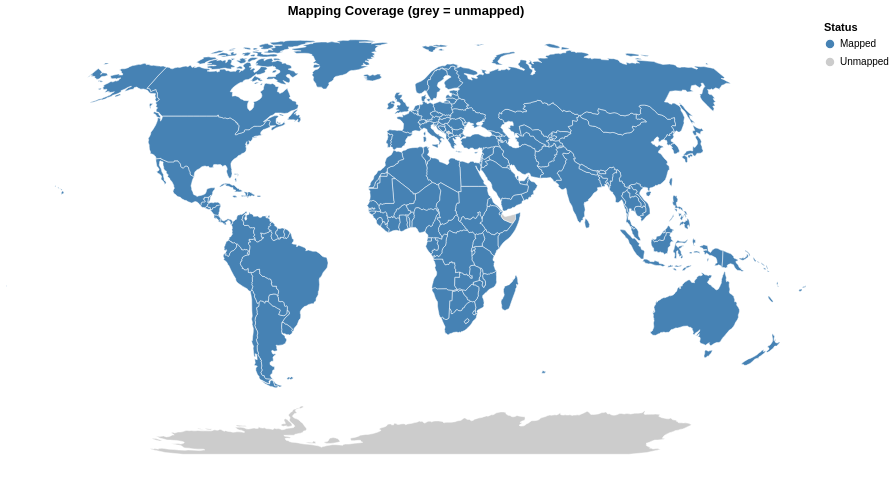

Notebook cell for this chart:
### Markdown cell above
## 4. Coverage gaps

Countries in the world map that have no UN region assignment (unmapped).

### Code cell
@vlplot(
    width=800, height=450,
    title="Mapping Coverage (grey = unmapped)",
    projection={type=:naturalEarth1},
) +
@vlplot(
    mark={type=:geoshape, stroke=:white, strokeWidth=0.5},
    data={values=world, format={type=:topojson, feature=:countries}},
    transform=[
        {
            lookup=:id,
            from={
                data=geo,
                key=:ident_ccode,
                fields=["un_region_name"]
            }
        },
        {calculate="datum.un_region_name == null ? 'Unmapped' : 'Mapped'", as=:status}
    ],
    color={
        field=:status,
        type=:nominal,
        title="Status",
        scale={domain=["Mapped", "Unmapped"], range=["steelblue", "#ccc"]}
    }
)

### Figure 1 — Vega specification as saved in the notebook (floating-point values rounded to 4 significant figures; data arrays with more than 128 entries replaced by an {"elided": "..."} marker saying what was removed)
{"$schema": "https://vega.github.io/schema/vega/v5.json", "background": "white", "data": [{"format": {"feature": "countries", "type": "topojson"}, "name": "source_0", "values": {"arcs": {"elided": "985 rows, 19170 int values in total"}, "objects": {"countries": {"geometries": [{"arcs": [[499, 500, 501, 502, 503, 504]], "id": 4, "type": "Polygon"}, {"arcs": [[[505, 506, 352, 507]], [[354, 508, 509]]], "id": 24, "type": "MultiPolygon"}, {"arcs": [[510, 511, 414, 512, 513, 514]], "id": 8, "type": "Polygon"}, {"arcs": [[312, 515, 314, 516, 517]], "id": 784, "type": "Polygon"}, {"arcs": [[[518, 11]], [[519, 520, 521, 166, 522, 168, 523, 524]]], "id": 32, "type": "MultiPolygon"}, {"arcs": [[525, 526, 527, 528, 529]], "id": 51, "type": "Polygon"}, {"arcs": [[[0]], [[1]], [[2]], [[3]], [[4]], [[5]], [[6]], [[530, 531]]], "id": 10, "type": "MultiPolygon"}, {"arcs": [[13]], "id": 260, "type": "Polygon"}, {"arcs": [[[14]], [[24]]], "id": 36, "type": "MultiPolygon"}, {"arcs": [[532, 533, 534, 535, 536, 537, 538]], "id": 40, "type": "Polygon"}, {"arcs": [[[539, -528]], [[484, 540, 479, 541, -526, 542, 543]]], "id": 31, "type": "MultiPolygon"}, {"arcs": [[544, 545, 546]], "id": 108, "type": "Polygon"}, {"arcs": [[547, 548, 549, 550, 437]], "id": 56, "type": "Polygon"}, {"arcs": [[551, 552, 553, 554, 366]], "id": 204, "type": "Polygon"}, {"arcs": [[555, 556, 557, -553, 558, 559]], "id": 854, "type": "Polygon"}, {"arcs": [[560, 561, 289, 562]], "id": 50, "type": "Polygon"}, {"arcs": [[563, 404, 564, 565, 566, 567]], "id": 100, "type": "Polygon"}, {"arcs": [[[71]], [[73]], [[74]]], "id": 44, "type": "MultiPolygon"}, {"arcs": [[568, 569, 570]], "id": 70, "type": "Polygon"}, {"arcs": [[571, 572, 573, 574, 575]], "id": 112, "type": "Polygon"}, {"arcs": [[576, 145, 577]], "id": 84, "type": "Polygon"}, {"arcs": [[578, 579, 580, 581, -525]], "id": 68, "type": "Polygon"}, {"arcs": [[-521, 582, -581, 583, 584, 585, 586, 587, 588, 164, 589]], "id": 76, "type": "Polygon"}, {"arcs": [[48, 590]], "id": 96, "type": "Polygon"}, {"arcs": [[591, 592]], "id": 64, "type": "Polygon"}, {"arcs": [[593, 594, 595, 596]], "id": 72, "type": "Polygon"}, {"arcs": [[597, 598, 599, 600, 601, 602, 603]], "id": 140, "type": "Polygon"}, {"arcs": [[[84]], [[85]], [[86]], [[87]], [[88]], [[96]], [[97]], [[99]], [[101]], [[103]], [[604, 107, 605, 109, 606, 111, 607, 113, 608, 115, 609, 117, 610, 199, 611, 201, 612, 215, 613, 217, 614, 219, 615, 221]], [[616, 223]], [[224]], [[225]], [[226]], [[227]], [[229]], [[230, 617, 232, 618]], [[235]], [[237]], [[238]], [[240]], [[241]], [[485]], [[486]], [[488]], [[489]], [[490]], [[496]], [[497]]], "id": 124, "type": "MultiPolygon"}, {"arcs": [[-536, 619, 620, 621]], "id": 756, "type": "Polygon"}, {"arcs": [[[-519, 622, 623, 624]], [[-524, 169, 625, 171, 626, -579]]], "id": 152, "type": "MultiPolygon"}, {"arcs": [[[64]], [[627, 274, 628, 276, 629, 278, 630, 280, 631, 632, 633, 634, 635, -593, 636, 637, 638, 639, -503, 640, 641, 642, 643, 644, 645]]], "id": 156, "type": "MultiPolygon"}, {"arcs": [[369, 646, 647, 648, -556, 649]], "id": 384, "type": "Polygon"}, {"arcs": [[650, 651, 652, 359, 653, 654, 655, 656, -604, 657]], "id": 120, "type": "Polygon"}, {"arcs": [[658, 659, -545, 660, 661, 662, 663, -508, 353, -510, 664, -602, 665]], "id": 180, "type": "Polygon"}, {"arcs": [[-509, 355, 666, -658, -603, -665]], "id": 178, "type": "Polygon"}, {"arcs": [[667, 174, 668, 155, 669, -585, 670]], "id": 170, "type": "Polygon"}, {"arcs": [[178, 671, 151, 672]], "id": 188, "type": "Polygon"}, {"arcs": [[70]], "id": 192, "type": "Polygon"}, {"arcs": [[77, 673]], "id": -99, "type": "Polygon"}, {"arcs": [[76, -674]], "id": 196, "type": "Polygon"}, {"arcs": [[-538, 674, 675, 676]], "id": 203, "type": "Polygon"}, {"arcs": [[445, 677, -675, -537, -622, 678, 679, -549, 680, 441, 681]], "id": 276, "type": "Polygon"}, {"arcs": [[337, 682, 683, 684]], "id": 262, "type": "Polygon"}, {"arcs": [[[92]], [[-682, 442, 685, 444]]], "id": 208, "type": "MultiPolygon"}, {"arcs": [[62, 686]], "id": 214, "type": "Polygon"}, {"arcs": [[687, 688, 689, 690, 691, 384, 692, 693]], "id": 12, "type": "Polygon"}, {"arcs": [[173, -668, 694]], "id": 218, "type": "Polygon"}, {"arcs": [[333, 695, 696, 390, 697]], "id": 818, "type": "Polygon"}, {"arcs": [[698, 699, 700, 336, -685]], "id": 232, "type": "Polygon"}, {"arcs": [[431, 701, 433, 702, 427, 703, 429, 704]], "id": 724, "type": "Polygon"}, {"arcs": [[450, 705, 706]], "id": 233, "type": "Polygon"}, {"arcs": [[-684, 707, 708, 709, 710, 711, 712, -699]], "id": 231, "type": "Polygon"}, {"arcs": [[713, 452, 714, 715, 455, 716, 717]], "id": 246, "type": "Polygon"}, {"arcs": [[[18]], [[19]], [[20]]], "id": 242, "type": "MultiPolygon"}, {"arcs": [[12]], "id": 238, "type": "Polygon"}, {"arcs": [[[718, 719, 163, -589]], [[82]], [[720, -679, -621, 721, 426, -703, 434, 722, 436, -551]]], "id": 250, "type": "MultiPolygon"}, {"arcs": [[356, 723, -651, -667]], "id": 266, "type": "Polygon"}, {"arcs": [[[724, 90]], [[725, 726, 727, 728, 729, 730, 731, 732]]], "id": 826, "type": "MultiPolygon"}, {"arcs": [[400, 733, -543, -530, 734]], "id": 268, "type": "Polygon"}, {"arcs": [[368, -650, -560, 735]], "id": 288, "type": "Polygon"}, {"arcs": [[736, 737, 374, 738, 739, 740, -648]], "id": 324, "type": "Polygon"}, {"arcs": [[741, 377]], "id": 270, "type": "Polygon"}, {"arcs": [[375, 742, -739]], "id": 624, "type": "Polygon"}, {"arcs": [[357, -652, -724]], "id": 226, "type": "Polygon"}, {"arcs": [[[78]], [[407, 743, 409, 744, 411, 745, 413, -512, 746, -566, 747]]], "id": 300, "type": "MultiPolygon"}, {"arcs": [[498]], "id": 304, "type": "Polygon"}, {"arcs": [[185, 748, -578, 146, 749, 750]], "id": 320, "type": "Polygon"}, {"arcs": [[161, 751, -587, 752]], "id": 328, "type": "Polygon"}, {"arcs": [[182, 753, 754, -750, 147, 755, 149, 756]], "id": 340, "type": "Polygon"}, {"arcs": [[757, -571, 758, 417, 759, 419, 760, 761]], "id": 191, "type": "Polygon"}, {"arcs": [[-687, 63]], "id": 332, "type": "Polygon"}, {"arcs": [[-533, 762, 763, 764, 765, -762, 766]], "id": 348, "type": "Polygon"}, {"arcs": [[[26]], [[767, 30]], [[31]], [[32]], [[35]], [[36]], [[39]], [[40]], [[768, 43]], [[44]], [[45]], [[769, 50]], [[46]]], "id": 360, "type": "MultiPolygon"}, {"arcs": [[-639, 770, -637, -592, -636, 771, -563, 290, 772, 292, 773, 294, 774, 296, 775]], "id": 356, "type": "Polygon"}, {"arcs": [[91, -725]], "id": 372, "type": "Polygon"}, {"arcs": [[776, -505, 777, 300, 778, 302, 779, 780, 781, -540, -527, -542, 480]], "id": 364, "type": "Polygon"}, {"arcs": [[782, 783, 784, 785, 786, -781, 787]], "id": 368, "type": "Polygon"}, {"arcs": [[100]], "id": 352, "type": "Polygon"}, {"arcs": [[788, 789, -698, 391, 790, 791, 792]], "id": 376, "type": "Polygon"}, {"arcs": [[[79]], [[80]], [[793, 421, 794, 423, 795, 425, -722, -620, -535]]], "id": 380, "type": "MultiPolygon"}, {"arcs": [[61]], "id": 388, "type": "Polygon"}, {"arcs": [[796, -785, 797, 332, -790, 798, -793]], "id": 400, "type": "Polygon"}, {"arcs": [[[75]], [[81]], [[83]]], "id": 392, "type": "MultiPolygon"}, {"arcs": [[799, 800, 482, 801, -643, 802]], "id": 398, "type": "Polygon"}, {"arcs": [[342, 803, 804, 805, -710, 806]], "id": 404, "type": "Polygon"}, {"arcs": [[-803, -642, 807, 808]], "id": 417, "type": "Polygon"}, {"arcs": [[809, 810, 811, 283]], "id": 116, "type": "Polygon"}, {"arcs": [[265, 812, 267, 813]], "id": 410, "type": "Polygon"}, {"arcs": [[-515, 814, 815, 816]], "id": -99, "type": "Polygon"}, {"arcs": [[304, 817, -783]], "id": 414, "type": "Polygon"}, {"arcs": [[818, 819, -634, 820, -811]], "id": 418, "type": "Polygon"}, {"arcs": [[-791, 392, 821]], "id": 422, "type": "Polygon"}, {"arcs": [[370, 822, 372, 823, -737, -647]], "id": 430, "type": "Polygon"}, {"arcs": [[824, -694, 825, 388, 826, -697, 827, 828]], "id": 434, "type": "Polygon"}, {"arcs": [[52]], "id": 144, "type": "Polygon"}, {"arcs": [[829]], "id": 426, "type": "Polygon"}, {"arcs": [[830, 448, 831, -572, 832]], "id": 440, "type": "Polygon"}, {"arcs": [[-680, -721, -550]], "id": 442, "type": "Polygon"}, {"arcs": [[449, -707, 833, -573, -832]], "id": 428, "type": "Polygon"}, {"arcs": [[-692, 834, 835, 836, 837, 383]], "id": 504, "type": "Polygon"}, {"arcs": [[838, 839]], "id": 498, "type": "Polygon"}, {"arcs": [[23]], "id": 450, "type": "Polygon"}, {"arcs": [[840, -577, -749, 186, 841, 188, 842, 190, 843, 192, 844, 194, 845]], "id": 484, "type": "Polygon"}, {"arcs": [[-817, 846, -567, -747, -511]], "id": 807, "type": "Polygon"}, {"arcs": [[847, -689, 848, -557, -649, -741, 849]], "id": 466, "type": "Polygon"}, {"arcs": [[287, -561, -772, -635, -820, 850]], "id": 104, "type": "Polygon"}, {"arcs": [[416, -759, -570, 851, -815, -514, 852]], "id": 499, "type": "Polygon"}, {"arcs": [[853, -645]], "id": 496, "type": "Polygon"}, {"arcs": [[854, 344, 855, 856, 347, 857, 858, 859, 860, 861, 862]], "id": 508, "type": "Polygon"}, {"arcs": [[863, 379, 864, -690, -848]], "id": 478, "type": "Polygon"}, {"arcs": [[-863, 865, 866]], "id": 454, "type": "Polygon"}, {"arcs": [[[285, 867]], [[-770, 47, -591, 49]]], "id": 458, "type": "MultiPolygon"}, {"arcs": [[351, -507, 868, -595, 869]], "id": 516, "type": "Polygon"}, {"arcs": [[17]], "id": 540, "type": "Polygon"}, {"arcs": [[-558, -849, -688, -825, 870, -656, 871, -554]], "id": 562, "type": "Polygon"}, {"arcs": [[361, 872, 363, 873, 365, -555, -872, -655]], "id": 566, "type": "Polygon"}, {"arcs": [[179, 874, 181, -757, 150, -672]], "id": 558, "type": "Polygon"}, {"arcs": [[-681, -548, 438, 875, 440]], "id": 528, "type": "Polygon"}, {"arcs": [[[876, -718, 877, 457, 878, 459, 879, 461]], [[487]], [[492]], [[493]]], "id": 578, "type": "MultiPolygon"}, {"arcs": [[-771, -638]], "id": 524, "type": "Polygon"}, {"arcs": [[[15]], [[16]]], "id": 554, "type": "MultiPolygon"}, {"arcs": [[[880, 319, 881, 882, 883, -517, 315, 884, 317]], [[-516, 313]]], "id": 512, "type": "MultiPolygon"}, {"arcs": [[-640, -776, 297, 885, 299, -778, -504]], "id": 586, "type": "Polygon"}, {"arcs": [[175, 886, 177, -673, 152, 887, 154, -669]], "id": 591, "type": "Polygon"}, {"arcs": [[-627, 172, -695, -671, -584, -580]], "id": 604, "type": "Polygon"}, {"arcs": [[[51]], [[54]], [[55]], [[56]], [[57]], [[58]], [[59]]], "id": 608, "type": "MultiPolygon"}, {"arcs": [[[37]], [[38]], [[-769, 42]], [[41]]], "id": 598, "type": "MultiPolygon"}, {"arcs": [[-678, 446, 888, -833, -576, 889, 890, -676]], "id": 616, "type": "Polygon"}, {"arcs": [[60]], "id": 630, "type": "Polygon"}, {"arcs": [[262, 891, 264, -814, 892, 269, 893, 271, 894, 273, -628, 895]], "id": 408, "type": "Polygon"}, {"arcs": [[-705, 430]], "id": 620, "type": "Polygon"}, {"arcs": [[-582, -583, -520]], "id": 600, "type": "Polygon"}, {"arcs": [[-799, -789]], "id": 275, "type": "Polygon"}, {"arcs": [[308, 896, 310, 897]], "id": 634, "type": "Polygon"}, {"arcs": [[898, -840, 899, 403, -564, 900, -765]], "id": 642, "type": "Polygon"}, {"arcs": [[[89]], [[-889, 447, -831]], [[102]], [[104]], [[105]], [[228]], [[234]], [[236]], [[239]], [[901, 243, 902, 245, 903, 247, 904, 249, 905, 251, 906, 253, 907, 255, 908, 257, 909, 259, 910, 261, -896, -646, -854, -644, -802, 483, -544, -734, 401, 911, -574, -834, -706, 451, -714, -877, 912, 913, 914, 915, 464, 916, 466, 917, 468, 918, 470, 919, 920, 473, 921, 475, 922, 477]], [[491]], [[494]], [[495]]], "id": 643, "type": "MultiPolygon"}, {"arcs": [[923, -546, -660, 924]], "id": 646, "type": "Polygon"}, {"arcs": [[-691, -865, 380, -835]], "id": 732, "type": "Polygon"}, {"arcs": [[925, 329, 926, 331, -798, -784, -818, 305, 927, 307, -898, 311, -518, -884, 928]], "id": 682, "type": "Polygon"}, {"arcs": [[-599, 929, -828, -696, 334, -700, -713, 930, 931, 932]], "id": 729, "type": "Polygon"}, {"arcs": [[-711, -806, 933, -666, -601, 934, -932, 935]], "id": 728, "type": "Polygon"}, {"arcs": [[378, -864, -850, -740, -743, 376, -742]], "id": 686, "type": "Polygon"}, {"arcs": [[[25]], [[27]], [[28]], [[33]], [[34]]], "id": 90, "type": "MultiPolygon"}, {"arcs": [[373, -738, -824]], "id": 694, "type": "Polygon"}, {"arcs": [[184, -751, -755, 936]], "id": 222, "type": "Polygon"}, {"arcs": [[-708, -683, 338, 937, 340, 938]], "id": -99, "type": "Polygon"}, {"arcs": [[-807, -709, -939, 341]], "id": 706, "type": "Polygon"}, {"arcs": [[-568, -847, -816, -852, -569, -758, -766, -901]], "id": 688, "type": "Polygon"}, {"arcs": [[162, -720, 939, -588, -752]], "id": 740, "type": "Polygon"}, {"arcs": [[-891, 940, -763, -539, -677]], "id": 703, "type": "Polygon"}, {"arcs": [[-534, -767, -761, 420, -794]], "id": 705, "type": "Polygon"}, {"arcs": [[-878, -717, 456]], "id": 752, "type": "Polygon"}, {"arcs": [[941, -859]], "id": 748, "type": "Polygon"}, {"arcs": [[-797, -792, -822, 393, 942, -786]], "id": 760, "type": "Polygon"}, {"arcs": [[-871, -829, -930, -598, -657]], "id": 148, "type": "Polygon"}, {"arcs": [[-736, -559, -552, 367]], "id": 768, "type": "Polygon"}, {"arcs": [[284, -868, 286, -851, -819, -810]], "id": 764, "type": "Polygon"}, {"arcs": [[-808, -641, -502, 943]], "id": 762, "type": "Polygon"}, {"arcs": [[-777, 481, -801, 944, -500]], "id": 795, "type": "Polygon"}, {"arcs": [[29, -768]], "id": 626, "type": "Polygon"}, {"arcs": [[53]], "id": 780, "type": "Polygon"}, {"arcs": [[-693, 385, 945, 387, -826]], "id": 788, "type": "Polygon"}, {"arcs": [[[399, -735, -529, -782, -787, -943, 394, 946, 947, 397, 948]], [[949, -748, -565, 405]]], "id": 792, "type": "MultiPolygon"}, {"arcs": [[72]], "id": 158, "type": "Polygon"}, {"arcs": [[-804, 343, -855, -867, 950, -663, 951, -661, -547, -924, 952]], "id": 834, "type": "Polygon"}, {"arcs": [[-925, -659, -934, -805, -953]], "id": 800, "type": "Polygon"}, {"arcs": [[-912, 402, -900, -839, -899, -764, -941, -890, -575]], "id": 804, "type": "Polygon"}, {"arcs": [[-590, 165, -522]], "id": 858, "type": "Polygon"}, {"arcs": [[[65]], [[66]], [[67]], [[68]], [[69]], [[118, 953, 120, 954, 122, 955, 124, 956, 126, 957, 128, 958, 130, 959, 132, 960, 134, 961, 136, 962, 138, 963, 140, 964, 142, -846, 195, 965, 966, 967, 968, 969, -611]], [[93]], [[95]], [[98]], [[-613, 202, 970, 204, 971, 206, 972, 208, 973, 210, 974, 212, 975, 214]]], "id": 840, "type": "MultiPolygon"}, {"arcs": [[-945, -800, -809, -944, -501]], "id": 860, "type": "Polygon"}, {"arcs": [[156, 976, 158, 977, 160, -753, -586, -670]], "id": 862, "type": "Polygon"}, {"arcs": [[282, -812, -821, -633]], "id": 704, "type": "Polygon"}, {"arcs": [[[21]], [[22]]], "id": 548, "type": "MultiPolygon"}, {"arcs": [[321, 978, 323, 979, 325, 980, 327, -929, -883, 981]], "id": 887, "type": "Polygon"}, {"arcs": [[982, 350, -870, -594, 983, -860, -942, -858, 348], [-830]], "id": 710, "type": "Polygon"}, {"arcs": [[-866, -862, 984, -596, -869, -506, -664, -951]], "id": 894, "type": "Polygon"}, {"arcs": [[-984, -597, -985, -861]], "id": 716, "type": "Polygon"}], "type": "GeometryCollection"}, "land": {"arcs": {"elided": "127 rows, 499 int values in total"}, "type": "MultiPolygon"}}, "transform": {"scale": [0.0036, 0.001693], "translate": [-180, -85.61]}, "type": "Topology"}}, {"name": "source_1", "values": {"elided": "209 records"}}, {"name": "data_0", "source": "source_0", "transform": [{"fields": ["id"], "from": "source_1", "key": "ident_ccode", "type": "lookup", "values": ["un_region_name"]}, {"as": "status", "expr": "datum.un_region_name == null ? 'Unmapped' : 'Mapped'", "type": "formula"}]}], "height": 450, "legends": [{"encode": {"symbols": {"update": {"stroke": {"value": "white"}}}}, "fill": "color", "symbolType": "circle", "title": "Status"}], "marks": [{"encode": {"update": {"ariaRoleDescription": {"value": "geoshape"}, "description": {"signal": "\"Status: \" + (isValid(datum[\"status\"]) ? datum[\"status\"] : \"\"+datum[\"status\"])"}, "fill": {"field": "status", "scale": "color"}, "stroke": {"value": "white"}, "strokeWidth": {"value": 0.5}}}, "from": {"data": "data_0"}, "name": "layer_0_marks", "style": ["geoshape"], "transform": [{"projection": "projection", "type": "geoshape"}], "type": "shape"}], "padding": 5, "projections": [{"fit": {"signal": "data('data_0')"}, "name": "projection", "size": {"signal": "[width, height]"}, "type": "naturalEarth1"}], "scales": [{"domain": ["Mapped", "Unmapped"], "name": "color", "range": ["steelblue", "#ccc"], "type": "ordinal"}], "style": "view", "title": {"frame": "group", "text": "Mapping Coverage (grey = unmapped)"}, "width": 800}
